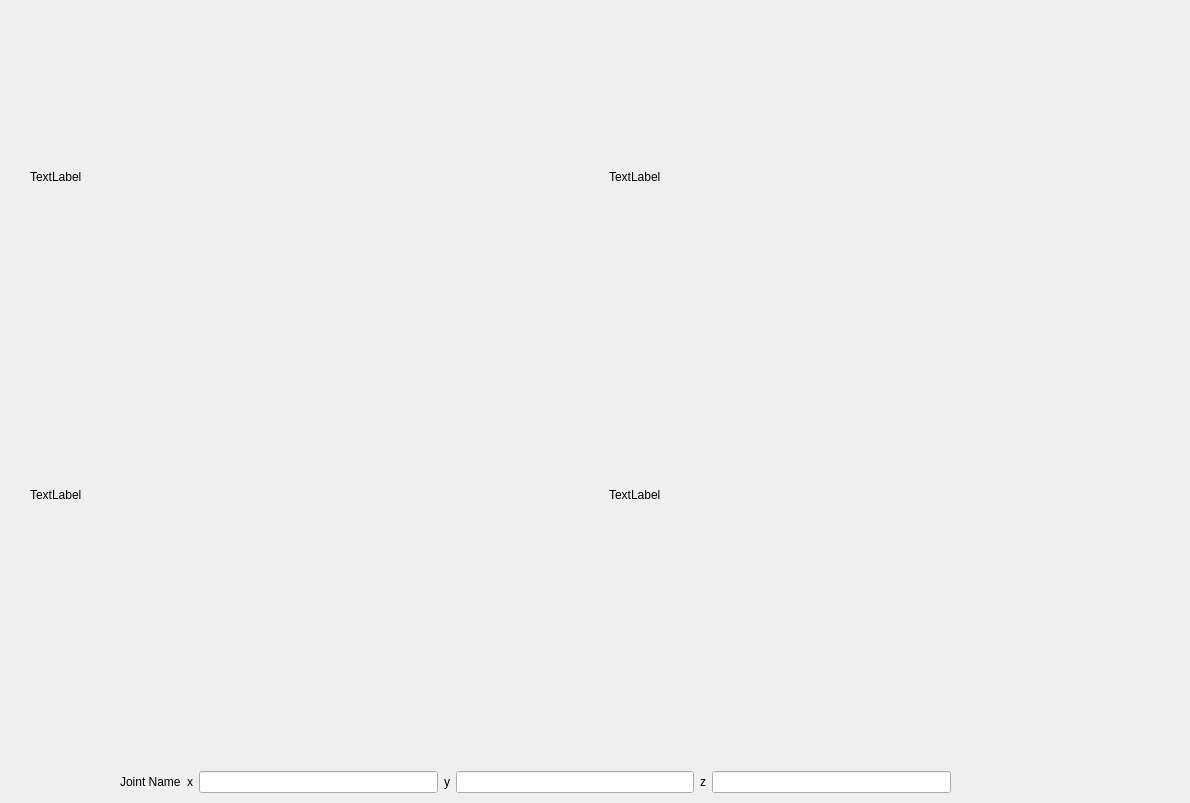
        <widget class="QWidget" name="tab_joints_keleton">
         <attribute name="title">
          <string>Joints/Skeleton</string>
         </attribute>
         <widget class="QWidget" name="layoutWidget_2">
          <property name="geometry">
           <rect>
            <x>120</x>
            <y>770</y>
            <width>831</width>
            <height>24</height>
           </rect>
          </property>
          <layout class="QHBoxLayout" name="horizontalLayout_7">
           <item>
            <widget class="QLabel" name="joint_name">
             <property name="text">
              <string>Joint Name</string>
             </property>
            </widget>
           </item>
           <item>
            <widget class="QLabel" name="label_13">
             <property name="text">
              <string>x</string>
             </property>
            </widget>
           </item>
           <item>
            <widget class="QLineEdit" name="le_joint_x"/>
           </item>
           <item>
            <widget class="QLabel" name="label_25">
             <property name="text">
              <string>y</string>
             </property>
            </widget>
           </item>
           <item>
            <widget class="QLineEdit" name="le_joint_y"/>
           </item>
           <item>
            <widget class="QLabel" name="label_49">
             <property name="text">
              <string>z</string>
             </property>
            </widget>
           </item>
           <item>
            <widget class="QLineEdit" name="le_joint_z"/>
           </item>
          </layout>
         </widget>
         <widget class="QWidget" name="layoutWidget">
          <property name="geometry">
           <rect>
            <x>30</x>
            <y>20</y>
            <width>1151</width>
            <height>631</height>
           </rect>
          </property>
          <layout class="QGridLayout" name="gridLayout_12">
           <item row="1" column="0">
            <widget class="QLabel" name="label_45">
             <property name="text">
              <string>TextLabel</string>
             </property>
            </widget>
           </item>
           <item row="1" column="1">
            <widget class="QLabel" name="label_46">
             <property name="text">
              <string>TextLabel</string>
             </property>
            </widget>
           </item>
           <item row="0" column="1">
            <widget class="QLabel" name="label_42">
             <property name="text">
              <string>TextLabel</string>
             </property>
            </widget>
           </item>
           <item row="0" column="0">
            <widget class="QLabel" name="ql_">
             <property name="text">
              <string>TextLabel</string>
             </property>
            </widget>
           </item>
          </layout>
         </widget>
        </widget>
